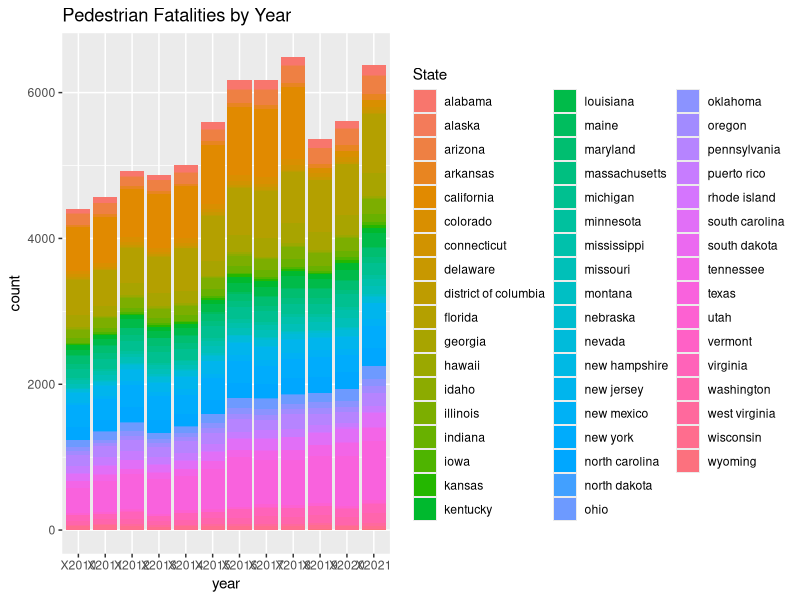
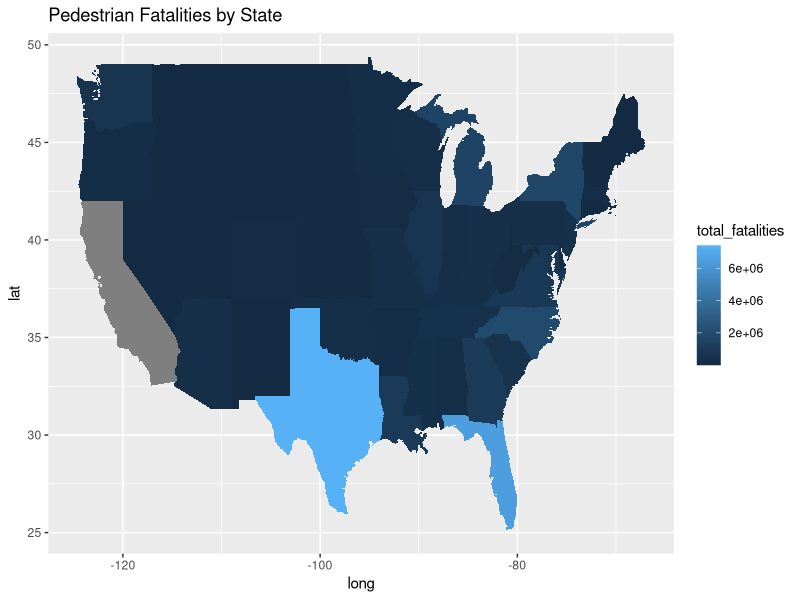
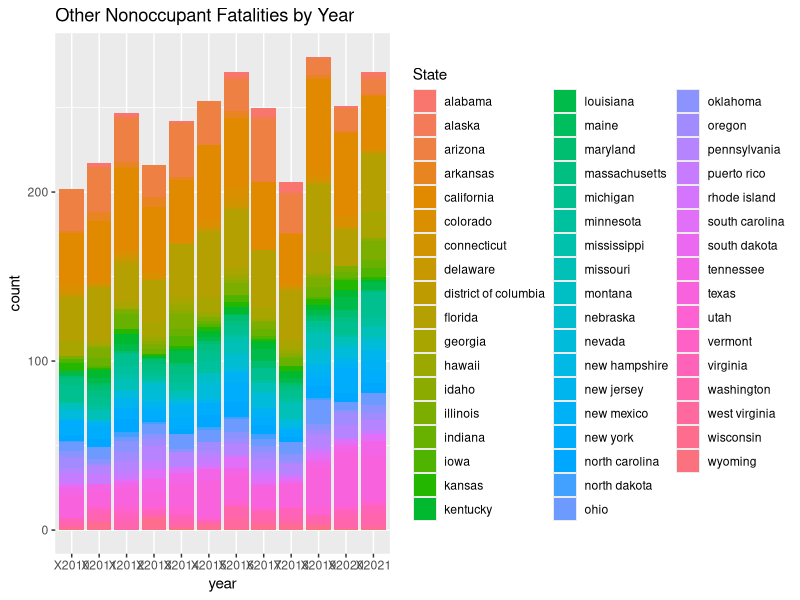
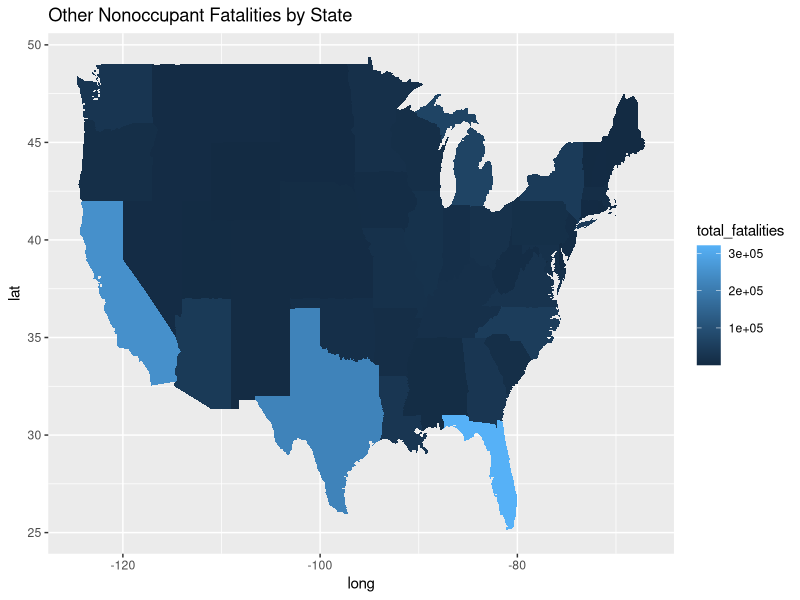
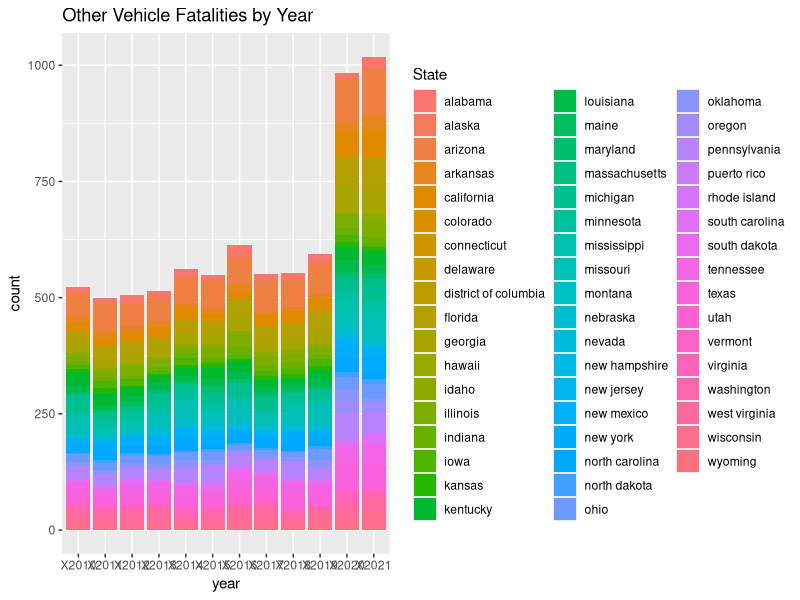
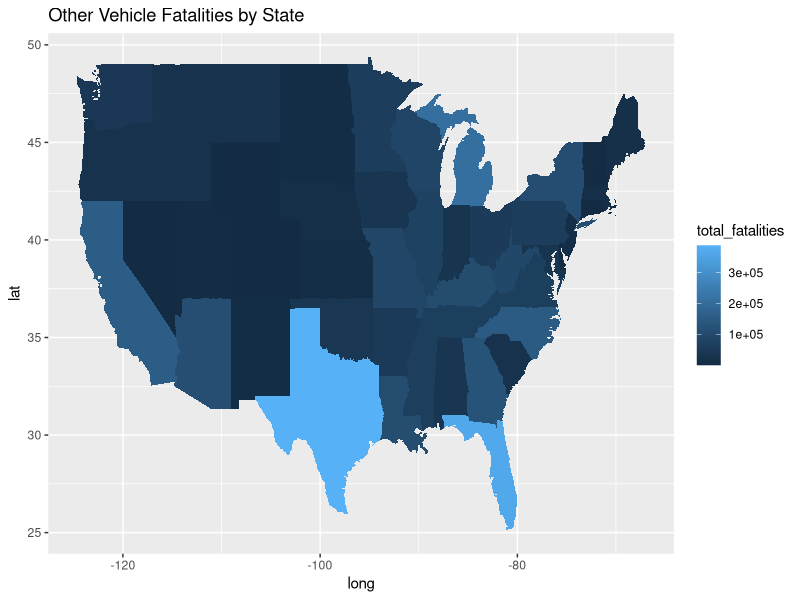
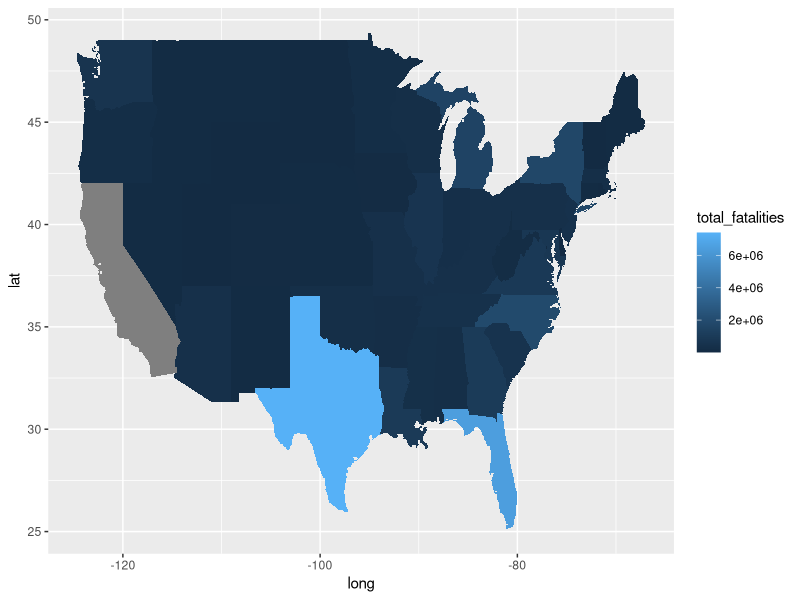
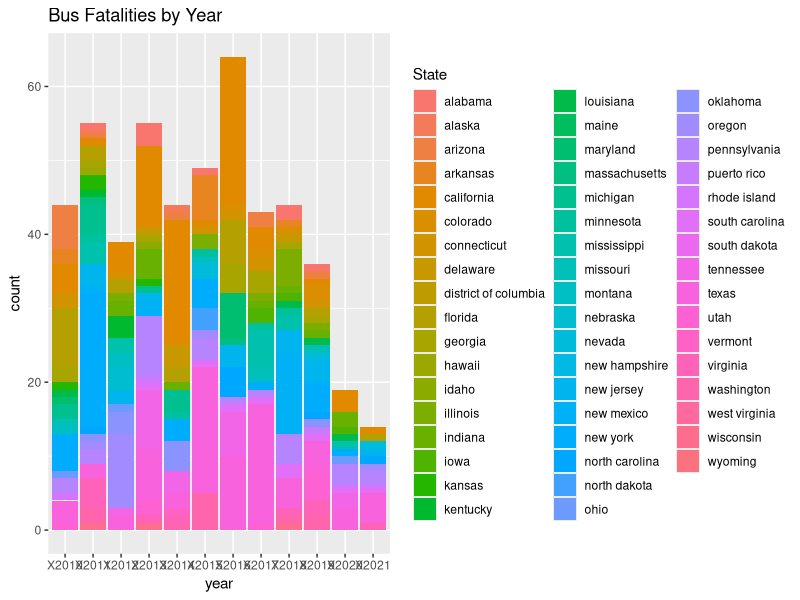

These figures' R source, in order:
## ---- chunk 1
knitr::opts_chunk$set(echo = TRUE)
library(tidyverse)
library(dplyr)
## ---- chunk 2
# csv being used
hw <- read.csv("hwFatal.csv")
head(hw)

# information about data set
summary(hw)
## ---- chunk 3
# Cleaning data

## Fixing empty column name for Fatality Type
hw <-  read.csv("hwFatal.csv", col.names = c("State","FatalityType","2010","2011","2012","2013","2014","2015","2016","2017","2018","2019","2020","2021"))

## Creating a seocnd dataset where there the whole country collectively is not included (just states and territories individually)
states <- hw %>% filter(State != "United States")
states$State <- tolower(states$State) # making joining with the map easier later on
head(states)

# information about data set
summary(states)
## ---- chunk 4
# Aadhi

# Initializing stuff
state_map <- map_data("state")

colnames(state_map)[5] <- "State"   # making join easier

states_year <- states %>%        # Organizing by year and the count a numeric to plot
  pivot_longer(cols = X2010:X2021, 
               names_to = "year", 
               values_to = "count") %>% 
  mutate(`count` = as.numeric(`count`))

temp_states <- left_join(state_map, states_year, by = "State") # making df to plot




# Pedestrian Fatalities by Year
states_year %>% 
  filter(FatalityType == "Pedestrian Fatalities") %>% 
  ggplot(aes(x = year, y = count, fill = State)) + 
  geom_col() + 
  ggtitle("Pedestrian Fatalities by Year")

# Pedestrian Fatalities by State
temp_states %>% 
  filter(FatalityType == "Pedestrian Fatalities") %>% 
  mutate(total_fatalities = sum(count), .by = State) %>% 
  ggplot(aes(x = long, y = lat)) + 
  geom_polygon(aes(group = group, fill = total_fatalities)) + 
  ggtitle("Pedestrian Fatalities by State")






# Other Nonoccupant Fatalities by Year
states_year %>% 
  filter(FatalityType == "Other Nonoccupant Fatalities") %>% 
  ggplot(aes(x = year, y = count, fill = State)) + 
  geom_col() + 
  ggtitle("Other Nonoccupant Fatalities by Year")

# Other Nonoccupant Fatalities by State
temp_states %>% 
  filter(FatalityType == "Other Nonoccupant Fatalities") %>% 
  mutate(total_fatalities = sum(count), .by = State) %>% 
  ggplot(aes(x = long, y = lat)) + 
  geom_polygon(aes(group = group, fill = total_fatalities)) + 
  ggtitle("Other Nonoccupant Fatalities by State")






# Other Vehicle Fatalities by Year
states_year %>% 
  filter(FatalityType == "Other Vehicle Fatalities") %>% 
  ggplot(aes(x = year, y = count, fill = State)) + 
  geom_col() + 
  ggtitle("Other Vehicle Fatalities by Year")

# Other Vehicle Fatalities by State
temp_states %>% 
  filter(FatalityType == "Other Vehicle Fatalities") %>% 
  mutate(total_fatalities = sum(count), .by = State) %>% 
  ggplot(aes(x = long, y = lat)) + 
  geom_polygon(aes(group = group, fill = total_fatalities)) + 
  ggtitle("Other Vehicle Fatalities by State")
## ---- chunk 5
temp_states <- left_join(state_map, states_year, by = "State")

temp_states %>% 
  filter(FatalityType == "Pedestrian Fatalities") %>% 
  mutate(total_fatalities = sum(count), .by = State) %>% 
  ggplot(aes(x = long, y = lat)) + 
  geom_polygon(aes(group = group, fill = total_fatalities))
  

## ---- chunk 6
# Daniel

# Bus Fatalities by year per state
states_year %>% 
  filter(FatalityType == "Bus Fatalities") %>% 
  ggplot(aes(x = year, y = count, fill = State)) + 
  geom_col(space=1) + 
  ggtitle("Bus Fatalities by Year")

temp_states %>%
  filter(FatalityType == "Bus Fatalities") %>% 
  mutate(total_fatalities = sum(count), .by = State) %>% 
  ggplot(aes(x = long, y = lat)) + 
  geom_polygon(aes(group = group, fill = count)) + 
  ggtitle("Bus Fatalities by State")


# Large Truck Fatalities by year per state
states_year %>% 
  filter(FatalityType == "Large Truck Fatalities") %>% 
  ggplot(aes(x = year, y = count, fill = State)) + 
  geom_col(space=1) + 
  ggtitle("Large Truck Fatalities by Year")

temp_states %>%
  filter(FatalityType == "Large Truck Fatalities") %>% 
  mutate(total_fatalities = sum(count), .by = State) %>% 
  ggplot(aes(x = long, y = lat)) + 
  geom_polygon(aes(group = group, fill = count)) + 
  ggtitle("Large Truck Fatalities by State")


# Pedalcyclist Fatalities by year per state
states_year %>% 
  filter(FatalityType == "Pedalcyclist Fatalities") %>% 
  ggplot(aes(x = year, y = count, fill = State)) + 
  geom_col(space=1) + 
  ggtitle("Pedalcyclist Fatalities by Year")

temp_states %>%
  filter(FatalityType == "Pedalcyclist Fatalities") %>% 
  mutate(total_fatalities = sum(count), .by = State) %>% 
  ggplot(aes(x = long, y = lat)) + 
  geom_polygon(aes(group = group, fill = count)) + 
  ggtitle("Pedalcyclist Fatalities by State")

